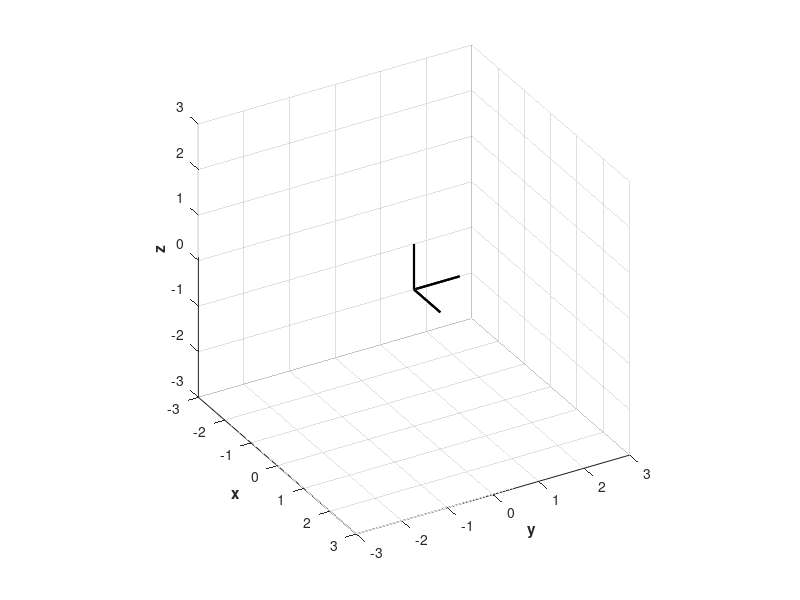

Reproduce this figure in MATLAB. (Note: this script raises an error after producing the figure.)
% test compound rotation with quaternions
% for post-multiplying row vectors

% restart
close all; clear; clc;

% define triad
points = [0 0 0; 1 0 0; 0 0 0; 0 1 0; 0 0 0; 0 0 1];

% configure plot and show initial triad position
figure;
hold on; grid on; axis equal;
plot3(points(:,1),points(:,2),points(:,3),'k-','LineWidth',1.6);
xlim([-3 3]);
ylim([-3 3]);
zlim([-3 3]);
xlabel('\bfx');
ylabel('\bfy');
zlabel('\bfz');
view([60 30]);

% primary rotation: +90deg about z axis
theta1 = 90*pi/180;
u1 = [0 0 1]';
q1 = [cos(theta1/2); -sin(theta1/2)*u1]; % note negative sign b/c we'll be applying matrix to ROW VECTORS

% perturbation rotation: +10deg about y axis
theta2 = 10*pi/180;
u2 = [0 1 0]';
q2 = [cos(theta2/2); -sin(theta2/2)*u2]; % note negative sign b/c we'll be applying matrix to ROW VECTORS

% assemble total rotation
q = quatmult(q2,q1);
R = quat2matrix(q);

% check doing combination in tangent space
ss1 = theta1*[0 -u1(3) u1(2); u1(3) 0 -u1(1);-u1(2) u1(1) 0]';  % note transpose b/c row vectors (ugh)
ss2 = theta2*[0 -u2(3) u2(2); u2(3) 0 -u2(1);-u2(2) u2(1) 0]';  % note transpose b/c row vectors (ugh)
max(max(abs(quat2matrix(q1) - expm(ss1))))
max(max(abs(quat2matrix(q2) - expm(ss2))))
max(max(abs(expm(ss2)*expm(ss1) - R)))

% Test Baker-Campbell-Hausdorff formula for combining matrix exponential
% Not a good idea here because ss1 and ss2 are singular
%max(max(abs( expm(ss2 + ss1 + .5*inv(ss2)*inv(ss1)*ss2*ss1 ) - R)))

% perform total rotation
% note: row vector is post multiplied by rotation matrix
points_new = points*R;

% show rotated triad
plot3(points_new(:,1),points_new(:,2),points_new(:,3),'r-','LineWidth',1.6);